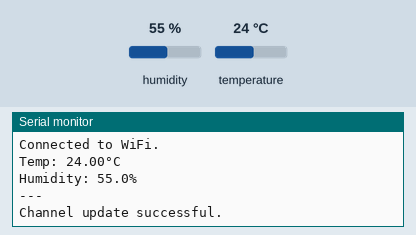
Simulated run of this sketch. Board: ESP32. Parts: the last lines printed to the serial monitor. The inputs (shaded band) are chosen by the test bench; at power-on: humidity 55 %, temperature 24 °C. WiFi joins after 1.5 s; servers stay silent unless stated.

Above: at 6.2 s.
6.3 s: humidity set to 22 %
At 10.56 s:
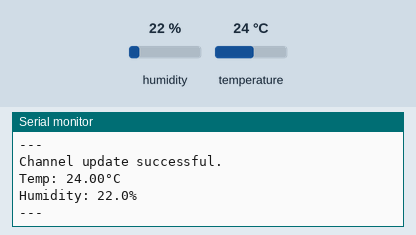
12.2 s: temperature set to 12 °C
At 16.9 s:
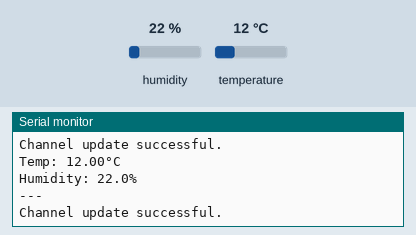
18.1 s: humidity set to 40 %
At 21.8 s:
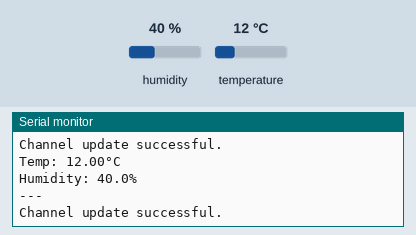
Timing chart, 0 to 23.3 s (numbered marks = the images above; inputs shaded):
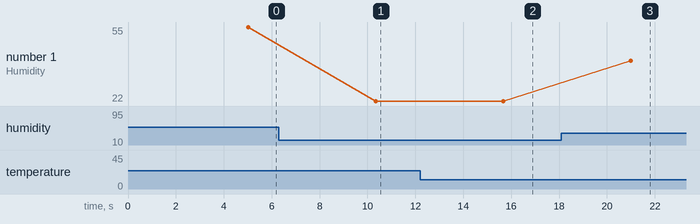

The sketch:

ESP32-DHT11-THINGSPEAK.ino
```cpp
#include <WiFi.h>
#include "ThingSpeak.h"
#include "DHT.h"

#define DHTPIN 26     // Pin DHT22
#define DHTTYPE DHT11 // DHT11 atau DHT22 (menyesuaikan tipe dht)

DHT dht(DHTPIN, DHTTYPE);
WiFiClient client;

const char *ssid = "SSID";     // Nama WiFi
const char *pass = "PASSOWRD"; // Password WiFi

unsigned long myChannelNumber = "ID NUMBER"; // ID Channel ThingSpeak
const char *myWriteAPIKey = "API KEY";       // API Key

const float GAMMA = 0.7;
const float RL10 = 50;

unsigned long lastTime = 0;
unsigned long timerDelay = 5000;

void setup()
{
  Serial.begin(9600);
  dht.begin();

  WiFi.mode(WIFI_STA);
  connectToWiFi();

  ThingSpeak.begin(client);
}

void loop()
{
  if ((millis() - lastTime) > timerDelay)
  {
    if (WiFi.status() != WL_CONNECTED)
    {
      connectToWiFi();
    }

    // Sensor DHT
    float temperature = dht.readTemperature();
    float humidity = dht.readHumidity();

    Serial.println("Temp: " + String(temperature, 2) + "°C");
    Serial.println("Humidity: " + String(humidity, 1) + "%");
    Serial.println("---");

    // Mengirim data ke ThingSpeak
    ThingSpeak.setField(1, temperature);
    ThingSpeak.setField(2, humidity);

    int responseCode = ThingSpeak.writeFields(myChannelNumber, myWriteAPIKey);

    if (responseCode == 200)
    {
      Serial.println("Channel update successful.");
    }
    else
    {
      Serial.println("Problem updating channel. HTTP error code: " + String(responseCode));
    }
    lastTime = millis();
  }
}

void connectToWiFi()
{
  Serial.print("Attempting to connect to WiFi");
  while (WiFi.status() != WL_CONNECTED)
  {
    WiFi.begin(ssid, pass);
    Serial.print(".");
    delay(5000);
  }
  Serial.println("\nConnected to WiFi.");
}
```

Measured:
- after the input at 6.3 s, the serial monitor: prints a new line after 4.1 s (image 1)
- after the input at 12.2 s, the serial monitor: prints a new line after 3.5 s (image 2)
- after the input at 18.1 s, the serial monitor: prints a new line after 2.9 s (image 3)
- plotted number 1: 55 → 22 after the input at 6.3 s, 22 → 40 after the input at 18.1 s
